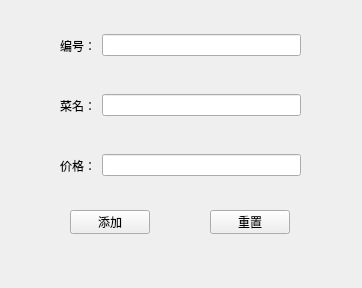
<?xml version="1.0" encoding="UTF-8"?>
<ui version="4.0">
 <class>addDishForm</class>
 <widget class="QWidget" name="addDishForm">
  <property name="geometry">
   <rect>
    <x>0</x>
    <y>0</y>
    <width>362</width>
    <height>288</height>
   </rect>
  </property>
  <property name="windowTitle">
   <string>Form</string>
  </property>
  <widget class="QWidget" name="layoutWidget">
   <property name="geometry">
    <rect>
     <x>60</x>
     <y>150</y>
     <width>241</width>
     <height>31</height>
    </rect>
   </property>
   <layout class="QHBoxLayout" name="horizontalLayout_2">
    <item>
     <widget class="QLabel" name="label_2">
      <property name="text">
       <string>价格：</string>
      </property>
     </widget>
    </item>
    <item>
     <widget class="QLineEdit" name="lineEdit_2"/>
    </item>
   </layout>
  </widget>
  <widget class="QPushButton" name="pushButton">
   <property name="geometry">
    <rect>
     <x>70</x>
     <y>210</y>
     <width>80</width>
     <height>24</height>
    </rect>
   </property>
   <property name="text">
    <string>添加</string>
   </property>
  </widget>
  <widget class="QPushButton" name="pushButton_2">
   <property name="geometry">
    <rect>
     <x>210</x>
     <y>210</y>
     <width>80</width>
     <height>24</height>
    </rect>
   </property>
   <property name="text">
    <string>重置</string>
   </property>
  </widget>
  <widget class="QWidget" name="layoutWidget">
   <property name="geometry">
    <rect>
     <x>60</x>
     <y>90</y>
     <width>241</width>
     <height>31</height>
    </rect>
   </property>
   <layout class="QHBoxLayout" name="horizontalLayout">
    <item>
     <widget class="QLabel" name="label">
      <property name="text">
       <string>菜名：</string>
      </property>
     </widget>
    </item>
    <item>
     <widget class="QLineEdit" name="lineEdit"/>
    </item>
   </layout>
  </widget>
  <widget class="QWidget" name="layoutWidget_2">
   <property name="geometry">
    <rect>
     <x>60</x>
     <y>30</y>
     <width>241</width>
     <height>31</height>
    </rect>
   </property>
   <layout class="QHBoxLayout" name="horizontalLayout_3">
    <item>
     <widget class="QLabel" name="label_3">
      <property name="text">
       <string>编号：</string>
      </property>
     </widget>
    </item>
    <item>
     <widget class="QLineEdit" name="lineEdit_3"/>
    </item>
   </layout>
  </widget>
 </widget>
 <resources/>
 <connections/>
</ui>
